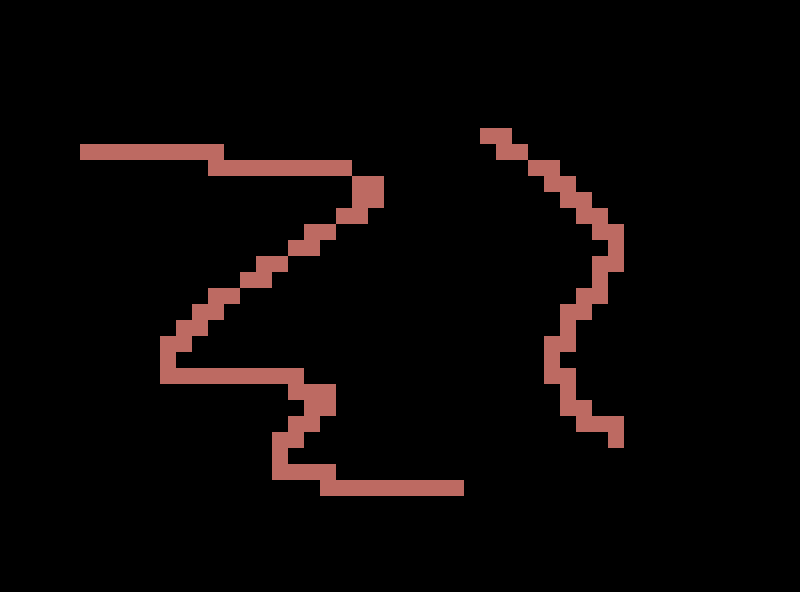

This is a level from a 2D game, rendered from its Tiled map with the project's own tilesets. A one-line summary and the complete map file follow:
An orthogonal 50x37 tile map with 16x16 px tiles, 1 tile layer (Kachelebene 1).

<map version="1.2" tiledversion="1.2.1" orientation="orthogonal" renderorder="right-down" width="50" height="37" tilewidth="16" tileheight="16" infinite="0" nextlayerid="2" nextobjectid="1">
 <tileset firstgid="1" source="bin/application/map1.tsx" />
 <layer id="1" name="Kachelebene 1" width="50" height="37">
  <data encoding="csv">
0,0,0,0,0,0,0,0,0,0,0,0,0,0,0,0,0,0,0,0,0,0,0,0,0,0,0,0,0,0,0,0,0,0,0,0,0,0,0,0,0,0,0,0,0,0,0,0,0,0,
0,0,0,0,0,0,0,0,0,0,0,0,0,0,0,0,0,0,0,0,0,0,0,0,0,0,0,0,0,0,0,0,0,0,0,0,0,0,0,0,0,0,0,0,0,0,0,0,0,0,
0,0,0,0,0,0,0,0,0,0,0,0,0,0,0,0,0,0,0,0,0,0,0,0,0,0,0,0,0,0,0,0,0,0,0,0,0,0,0,0,0,0,0,0,0,0,0,0,0,0,
0,0,0,0,0,0,0,0,0,0,0,0,0,0,0,0,0,0,0,0,0,0,0,0,0,0,0,0,0,0,0,0,0,0,0,0,0,0,0,0,0,0,0,0,0,0,0,0,0,0,
0,0,0,0,0,0,0,0,0,0,0,0,0,0,0,0,0,0,0,0,0,0,0,0,0,0,0,0,0,0,0,0,0,0,0,0,0,0,0,0,0,0,0,0,0,0,0,0,0,0,
0,0,0,0,0,0,0,0,0,0,0,0,0,0,0,0,0,0,0,0,0,0,0,0,0,0,0,0,0,0,0,0,0,0,0,0,0,0,0,0,0,0,0,0,0,0,0,0,0,0,
0,0,0,0,0,0,0,0,0,0,0,0,0,0,0,0,0,0,0,0,0,0,0,0,0,0,0,0,0,0,0,0,0,0,0,0,0,0,0,0,0,0,0,0,0,0,0,0,0,0,
0,0,0,0,0,0,0,0,0,0,0,0,0,0,0,0,0,0,0,0,0,0,0,0,0,0,0,0,0,0,0,0,0,0,0,0,0,0,0,0,0,0,0,0,0,0,0,0,0,0,
0,0,0,0,0,0,0,0,0,0,0,0,0,0,0,0,0,0,0,0,0,0,0,0,0,0,0,0,0,0,2,2,0,0,0,0,0,0,0,0,0,0,0,0,0,0,0,0,0,0,
0,0,0,0,0,2,2,2,2,2,2,2,2,2,0,0,0,0,0,0,0,0,0,0,0,0,0,0,0,0,0,2,2,0,0,0,0,0,0,0,0,0,0,0,0,0,0,0,0,0,
0,0,0,0,0,0,0,0,0,0,0,0,0,2,2,2,2,2,2,2,2,2,0,0,0,0,0,0,0,0,0,0,0,2,2,0,0,0,0,0,0,0,0,0,0,0,0,0,0,0,
0,0,0,0,0,0,0,0,0,0,0,0,0,0,0,0,0,0,0,0,0,0,2,2,0,0,0,0,0,0,0,0,0,0,2,2,0,0,0,0,0,0,0,0,0,0,0,0,0,0,
0,0,0,0,0,0,0,0,0,0,0,0,0,0,0,0,0,0,0,0,0,0,2,2,0,0,0,0,0,0,0,0,0,0,0,2,2,0,0,0,0,0,0,0,0,0,0,0,0,0,
0,0,0,0,0,0,0,0,0,0,0,0,0,0,0,0,0,0,0,0,0,2,2,0,0,0,0,0,0,0,0,0,0,0,0,0,2,2,0,0,0,0,0,0,0,0,0,0,0,0,
0,0,0,0,0,0,0,0,0,0,0,0,0,0,0,0,0,0,0,2,2,0,0,0,0,0,0,0,0,0,0,0,0,0,0,0,0,2,2,0,0,0,0,0,0,0,0,0,0,0,
0,0,0,0,0,0,0,0,0,0,0,0,0,0,0,0,0,0,2,2,0,0,0,0,0,0,0,0,0,0,0,0,0,0,0,0,0,0,2,0,0,0,0,0,0,0,0,0,0,0,
0,0,0,0,0,0,0,0,0,0,0,0,0,0,0,0,2,2,0,0,0,0,0,0,0,0,0,0,0,0,0,0,0,0,0,0,0,2,2,0,0,0,0,0,0,0,0,0,0,0,
0,0,0,0,0,0,0,0,0,0,0,0,0,0,0,2,2,0,0,0,0,0,0,0,0,0,0,0,0,0,0,0,0,0,0,0,0,2,0,0,0,0,0,0,0,0,0,0,0,0,
0,0,0,0,0,0,0,0,0,0,0,0,0,2,2,0,0,0,0,0,0,0,0,0,0,0,0,0,0,0,0,0,0,0,0,0,2,2,0,0,0,0,0,0,0,0,0,0,0,0,
0,0,0,0,0,0,0,0,0,0,0,0,2,2,0,0,0,0,0,0,0,0,0,0,0,0,0,0,0,0,0,0,0,0,0,2,2,0,0,0,0,0,0,0,0,0,0,0,0,0,
0,0,0,0,0,0,0,0,0,0,0,2,2,0,0,0,0,0,0,0,0,0,0,0,0,0,0,0,0,0,0,0,0,0,0,2,0,0,0,0,0,0,0,0,0,0,0,0,0,0,
0,0,0,0,0,0,0,0,0,0,2,2,0,0,0,0,0,0,0,0,0,0,0,0,0,0,0,0,0,0,0,0,0,0,2,2,0,0,0,0,0,0,0,0,0,0,0,0,0,0,
0,0,0,0,0,0,0,0,0,0,2,0,0,0,0,0,0,0,0,0,0,0,0,0,0,0,0,0,0,0,0,0,0,0,2,0,0,0,0,0,0,0,0,0,0,0,0,0,0,0,
0,0,0,0,0,0,0,0,0,0,2,2,2,2,2,2,2,2,2,0,0,0,0,0,0,0,0,0,0,0,0,0,0,0,2,2,0,0,0,0,0,0,0,0,0,0,0,0,0,0,
0,0,0,0,0,0,0,0,0,0,0,0,0,0,0,0,0,0,2,2,2,0,0,0,0,0,0,0,0,0,0,0,0,0,0,2,0,0,0,0,0,0,0,0,0,0,0,0,0,0,
0,0,0,0,0,0,0,0,0,0,0,0,0,0,0,0,0,0,0,2,2,0,0,0,0,0,0,0,0,0,0,0,0,0,0,2,2,0,0,0,0,0,0,0,0,0,0,0,0,0,
0,0,0,0,0,0,0,0,0,0,0,0,0,0,0,0,0,0,2,2,0,0,0,0,0,0,0,0,0,0,0,0,0,0,0,0,2,2,2,0,0,0,0,0,0,0,0,0,0,0,
0,0,0,0,0,0,0,0,0,0,0,0,0,0,0,0,0,2,2,0,0,0,0,0,0,0,0,0,0,0,0,0,0,0,0,0,0,0,2,0,0,0,0,0,0,0,0,0,0,0,
0,0,0,0,0,0,0,0,0,0,0,0,0,0,0,0,0,2,0,0,0,0,0,0,0,0,0,0,0,0,0,0,0,0,0,0,0,0,0,0,0,0,0,0,0,0,0,0,0,0,
0,0,0,0,0,0,0,0,0,0,0,0,0,0,0,0,0,2,2,2,2,0,0,0,0,0,0,0,0,0,0,0,0,0,0,0,0,0,0,0,0,0,0,0,0,0,0,0,0,0,
0,0,0,0,0,0,0,0,0,0,0,0,0,0,0,0,0,0,0,0,2,2,2,2,2,2,2,2,2,0,0,0,0,0,0,0,0,0,0,0,0,0,0,0,0,0,0,0,0,0,
0,0,0,0,0,0,0,0,0,0,0,0,0,0,0,0,0,0,0,0,0,0,0,0,0,0,0,0,0,0,0,0,0,0,0,0,0,0,0,0,0,0,0,0,0,0,0,0,0,0,
0,0,0,0,0,0,0,0,0,0,0,0,0,0,0,0,0,0,0,0,0,0,0,0,0,0,0,0,0,0,0,0,0,0,0,0,0,0,0,0,0,0,0,0,0,0,0,0,0,0,
0,0,0,0,0,0,0,0,0,0,0,0,0,0,0,0,0,0,0,0,0,0,0,0,0,0,0,0,0,0,0,0,0,0,0,0,0,0,0,0,0,0,0,0,0,0,0,0,0,0,
0,0,0,0,0,0,0,0,0,0,0,0,0,0,0,0,0,0,0,0,0,0,0,0,0,0,0,0,0,0,0,0,0,0,0,0,0,0,0,0,0,0,0,0,0,0,0,0,0,0,
0,0,0,0,0,0,0,0,0,0,0,0,0,0,0,0,0,0,0,0,0,0,0,0,0,0,0,0,0,0,0,0,0,0,0,0,0,0,0,0,0,0,0,0,0,0,0,0,0,0,
0,0,0,0,0,0,0,0,0,0,0,0,0,0,0,0,0,0,0,0,0,0,0,0,0,0,0,0,0,0,0,0,0,0,0,0,0,0,0,0,0,0,0,0,0,0,0,0,0,0
</data>
 </layer>
</map>
